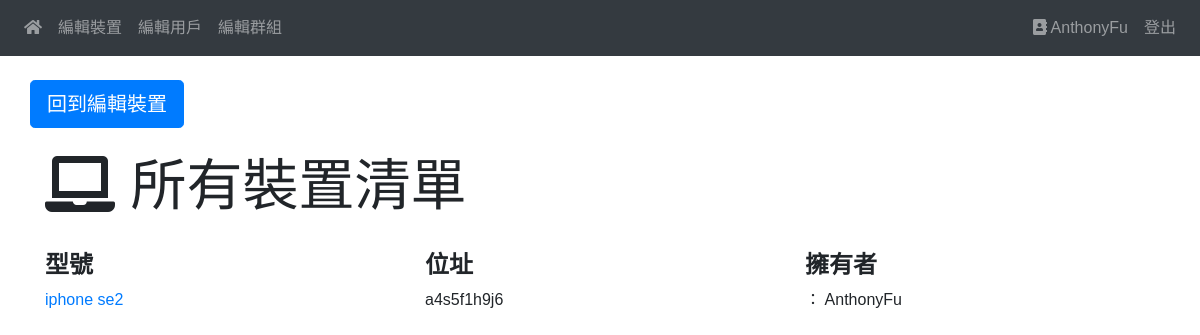
/DazhiNetwork/device/listall/ (signed in), run on an earlier commit of the app's database.
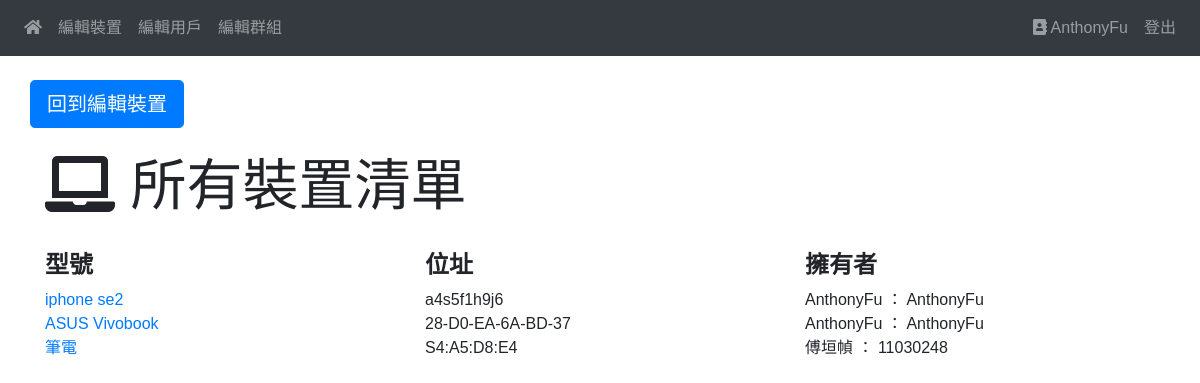
And on a later commit of the database.
### main/models.py (models this page shows)
class Device(models.Model):
    d_name = models.CharField("裝置型號", max_length=25)
    owner = models.ForeignKey(User, models.CASCADE)
    MAC = models.CharField("MAC" , max_length=20)

### main/views.py (the view)
# urls.py: path('device/listall/', DeviceListAll.as_view(), name='d_list_all'),
class DeviceListAll(SuperuserRequiredMixin, ListView):
    model = Device
    template_name = 'main/device_list.html'

### main/views.py (called while the page is built)
    def dispatch(self, request, *args, **kwargs):
        if not request.user.is_superuser:
            return self.handle_no_permission()
        return super().dispatch(request, *args, **kwargs)

### main/templates/main/device_list.html (shortened to what this page needs)
{% extends '../base.html' %}
{% block content %}
    <div class="container">
        <div class="row">
            <div>
                <br>
                <a class="btn btn-primary btn-lg" href="{% url 'd_create'%}" role="button">回到編輯裝置</a>
            <div>
            <div class="col">
            <br>
            <h1 class="display-4"><i class="fas fa-light fa-laptop"></i> 所有裝置清單</h1>
            <br>
            </div>
        </div>
    </div>
    <div class="container">
        <div class="row">
            <div class="col">
                <h4><strong> 型號</strong></h4>
                <ul class="navbar-nav">
                    {% for device in device_list %}
                        <li class="nav-item">
                          <a href="{% url 'd_detail' device.id %}">
                            {{ device.d_name }}
                          </a>
                        </li>
                    {%  endfor  %}
                </ul>
            </div>
            <div class="col">
                <h4><strong> 位址</strong></h4>
                <ul class="navbar-nav">
                    {% for device in device_list %}
                        <li class="nav-item">
                            {{ device.MAC }}
                        </li>
                    {%  endfor  %}
                </ul>
            </div>
            <div class="col">
                <h4><strong> 擁有者</strong></h4>
                <ul class="navbar-nav">
                    {% for device in device_list %}
                        <li class="nav-item">
                            {{ device.owner.first_name }} ： {{ device.owner}}
                        </li>
                    {%  endfor  %}
                </ul>
            </div>
        </div>
      </div>
{% endblock content %}

### main/templates/base.html (shortened to what this page needs)
<!DOCTYPE html>
<html lang="zh-TW">
<head>
    <link rel="stylesheet" href="https://stackpath.bootstrapcdn.com/bootstrap/4.3.1/css/bootstrap.min.css">
    <link rel="stylesheet" href="https://cdnjs.cloudflare.com/ajax/libs/font-awesome/5.11.2/css/all.css">
</head>
<body>
    <nav class="navbar navbar-expand-md bg-dark navbar-dark">
        <div class="collapse navbar-collapse" id="collapsibleNavbar">
          <ul class="navbar-nav">
            <li class="nav-item">
              <a class="nav-link" href="/DazhiNetwork/"><i class="fas fa-light fa-home"></i></a>
            </li>
            {% if user.is_authenticated %}
            <li class="nav-item">
              <a class="nav-link" href="{% url 'd_home' %}">編輯裝置</a>
            </li>
            {% if user.is_superuser %}
            <li class="nav-item">
              <a class="nav-link" href="{% url 'u_home' %}">編輯用戶</a>
            </li>
            <li class="nav-item">
              <a class="nav-link" href="{% url 'g_home' %}">編輯群組</a>
            </li>
            {% endif %}
            </ul>
            <div class="ml-auto">
                <ul class="navbar-nav">
                    <li class="nav-item">
                        <a class="nav-link" href="#"><i class="fas fa-light fa-address-book"></i>
                           {{ user.username }}</a>
                    </li>
                    <li class="nav-item">
                      <a class="nav-link" href="{% url 'logout' %}">登出</a>
                    </li>
            {% else %}
                    <li class="nav-item">
                      <a class="nav-link" href="/accounts/login/">登入</a>
                    </li>
            {% endif %}
                </ul>
            </div>
        </div>
    </nav>
    {% block content %}
    {% endblock content %}
</body>
</html>

### main/templates/base.html (style rules this page uses)
body { font-family: 'Noto Sans TC', sans-serif; }

What changed in the data, as far as the page shows it:
changed through a linked row, Device "iphone se2": owner.first_name (not shown) → "AnthonyFu"
added Device: d_name "ASUS Vivobook", MAC "28-D0-EA-6A-BD-37", owner.first_name "AnthonyFu", owner "AnthonyFu"
added Device: d_name "筆電", MAC "S4:A5:D8:E4", owner.first_name "傅垣幀", owner "11030248"
